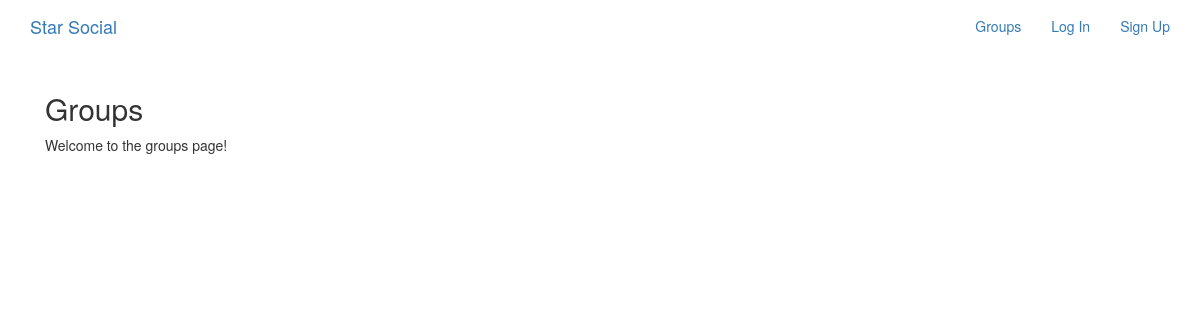
The page /groups/ on the database as committed earlier.
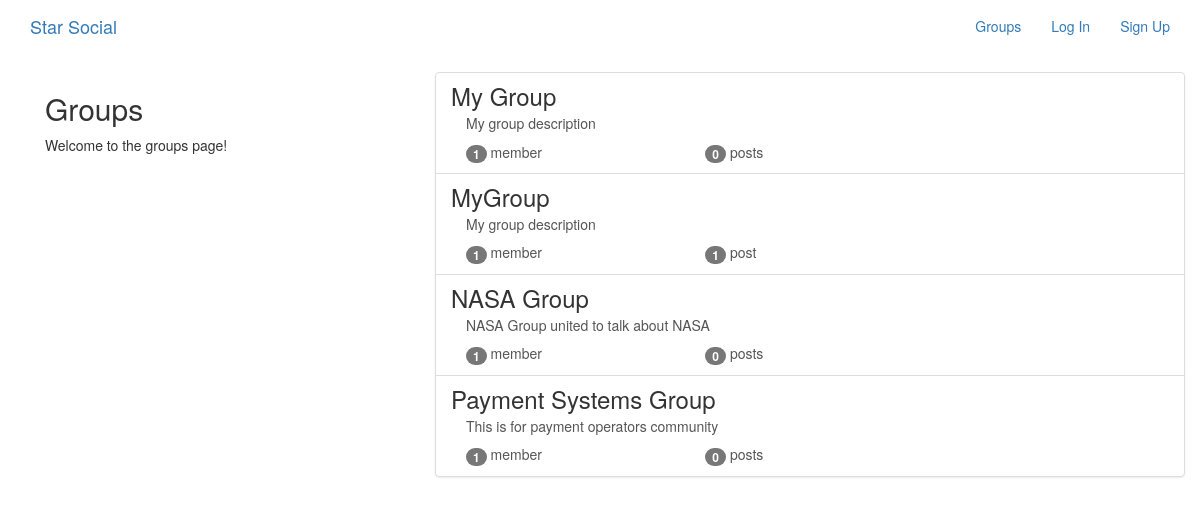
The same page on the database as committed later.
### groups/models.py (models this page shows, shortened)
class Group(models.Model):
    name = models.CharField(max_length=255, unique=True)
    slug = models.SlugField(allow_unicode=True, unique=True)
    description = models.TextField(blank=True, default='')
    description_html = models.TextField(editable=False, default='', blank=True)
    members = models.ManyToManyField(User, through='GroupMember')
    class Meta:
        ordering = ['name']

### groups/views.py (the view)
# urls.py: path('', views.ListGroups.as_view(), name='all'),
class ListGroups(generic.ListView):
    model = Group

### groups/templates/groups/group_list.html (shortened to what this page needs)
{% extends "groups/group_base.html" %}
{% block pregroup %}
<div class="col-md-4">
    <div class="content">
        <h2>Groups</h2>
        <p>Welcome to the groups page!</p>
    </div>
</div>
{% endblock %}
{% block group_content %}
<div class="col-md-8">
    <div class="list-group">
        {% for group in object_list %}
        <a class="list-group-item" href="{% url 'groups:single' slug=group.slug %}">
            <h3 class="title list-group-item-heading">{{group.name}}</h3>
            <div class="list-group-item-text container-fluid">
                {{group.description_html|safe }}
                <div class="row">
                    <div class="col-md-4">
                        <span class="badge">{{group.members.count}}</span>
                        member{{group.members.count|pluralize}}
                    </div>
                    <div class="col-md-4">
                        <span class="badge" > {{group.posts.count}}</span>
                        post{{group.posts.count|pluralize}}
                    </div>
                </div>
            </div>
        </a>
        {% endfor %}
    </div>
</div>
{% endblock %}

### groups/templates/groups/group_base.html (shortened to what this page needs)
{% extends 'base.html' %}
{% block content %}
<div class="container">
    <div class="row">
        {% block pregroup %} {% endblock %}
        {% block group_content %} {% endblock  %}
    </div>
</div>
{% endblock %}

### templates/base.html (shortened to what this page needs)
<!DOCTYPE html>
{% load static %}
<html lang="en" dir="ltr">
  <head>
    <link rel="stylesheet" href="https://maxcdn.bootstrapcdn.com/bootstrap/3.3.7/css/bootstrap.min.css">
    <link rel="stylesheet" href="https://maxcdn.bootstrapcdn.com/bootstrap/3.3.7/css/bootstrap-theme.min.css">
    <link rel="stylesheet" href="{% static 'simplesocial/css/master.css' %}">
  </head>
  <body>
    <nav class="navbar mynav" role='navigation' id='navbar'>
      <div class="container">
        <a class="navbar-brand mynav" href="{% url 'home' %}">Star Social</a>
        <ul class="nav navbar-nav navbar-right">
          {% if user.is_authenticated %}
          <li> <a href="{% url 'posts:all' %}">Posts</a> </li>
          <li> <a href="{% url 'posts:create' %}">New Post</a> </li>
          <li> <a href="{% url 'groups:all' %}">Groups</a> </li>
          <li><a href="{% url 'groups:create' %}">New Group</a> </li>
          <li><a href="{% url 'accounts:logout' %}}">Log Out</a></li>
          {% else %}
          <li><a href="{% url 'groups:all' %}">Groups</a> </li>
          <li><a href="{% url 'accounts:login' %}">Log In</a> </li>
          <li><a href="{% url 'accounts:signup' %}">Sign Up</a> </li>
          {% endif %}
        </ul>
      </div>
    </nav>
    <div class="container mycontent">
          {% block content %}
          {% endblock %}
    </div>
  </body>
</html>

Rows that differ between the two databases and show on the page:
added Group: name "My Group", description_html "My group description", members.count "1", posts.count "0"
added Group: name "MyGroup", description_html "My group description", members.count "1", posts.count "1"
added Group: name "NASA Group", description_html "NASA Group united to talk about NASA", members.count "1", posts.count "0"
added Group: name "Payment Systems Group", description_html "This is for payment operators community", members.count "1", posts.count "0"
